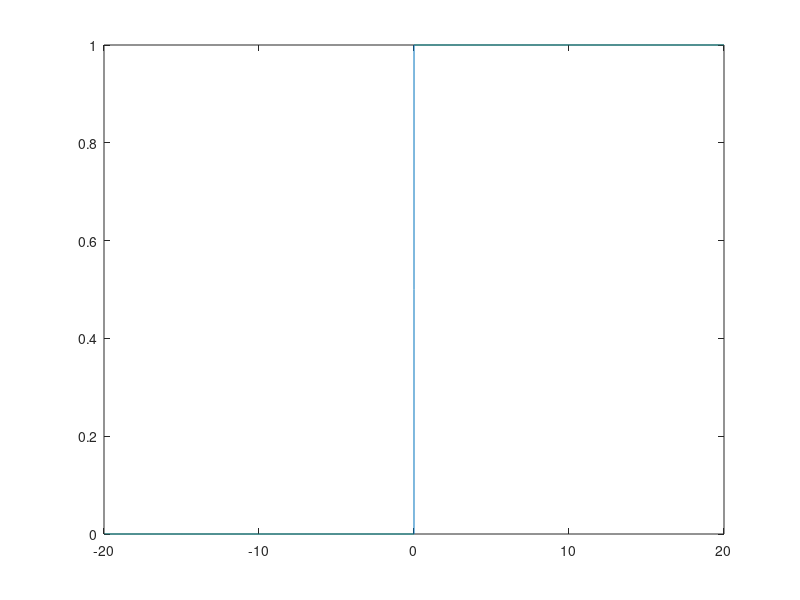
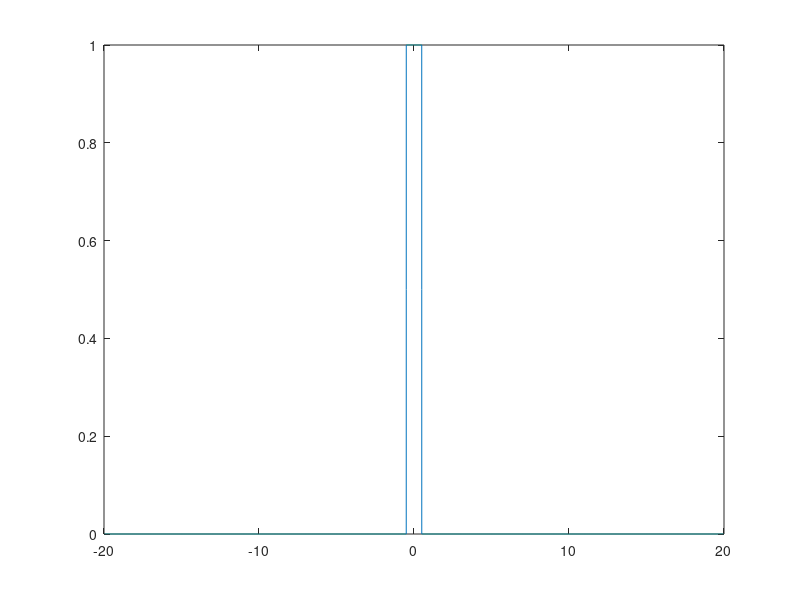
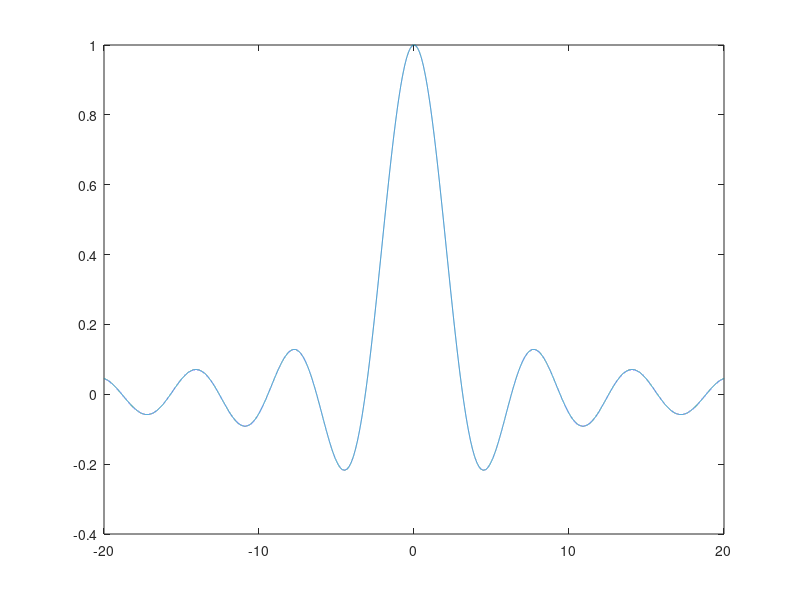
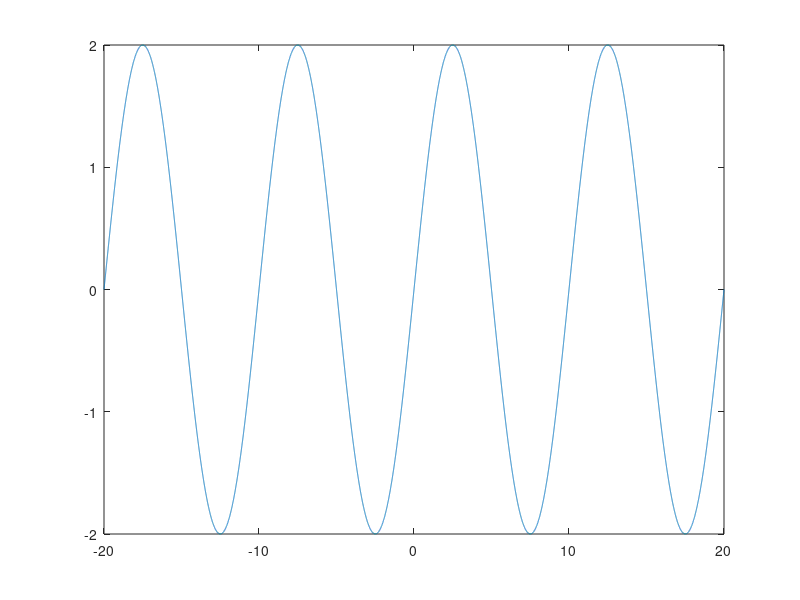

The MATLAB source for these figures, in order: (Note: this script raises an error after producing the figures.)
% M.5.1 Visualisierung kontinuierlicher Signale

% Aufgabe 5.1

% Initialisierung
close; clear; clc;

t = -20:10^-3:20;

eps = zeros(size(t));

eps(t == 0) = 0.5;
eps(t > 0) = 1;
figure('Name','Sprungfunktion', 'NumberTitle','off');
plot(t, eps);

rect = zeros(size(t));
rect(abs(t)< 0.5) = 1;
rect(abs(t) == 0.5) = 0.5;
figure('Name','Rechteckimpuls', 'NumberTitle','off');
plot(t, rect);

si = zeros(size(t));
si(1:end) = sinc(t/pi);
figure('Name','si-Funktion', 'NumberTitle','off');
plot(t, si);

sinus = zeros(size(t));
sinus(1:end) = 2*sin(2*pi*0.1*t);
figure('Name','Sinus-Funktion', 'NumberTitle','off');
plot(t, sinus);

s=1j*pi/5;
complexexp=zeros(size(t));
complexexp(1:end)=exp(s*t);
figure('Name','komplexe Exponentialfuntion', 'NumberTitle','off');
plotcomplex(t,complexexp);

function plotcomplex( t, x )
    %PLOTCOMPLEX   Continous-time plot (complex-valued signal).
    %
    %   plotcomplex( t, x )
    %   t and x have to be vectors

    % (C) RoF / NT
    plot3(  t,  real(x),  imag(x),  'b' );
    grid on;
    axis ij;
    axis square;
    view([-45 30]);
    xlabel('t -->')
    ylabel('Re -->')
    zlabel('Im -->')
end